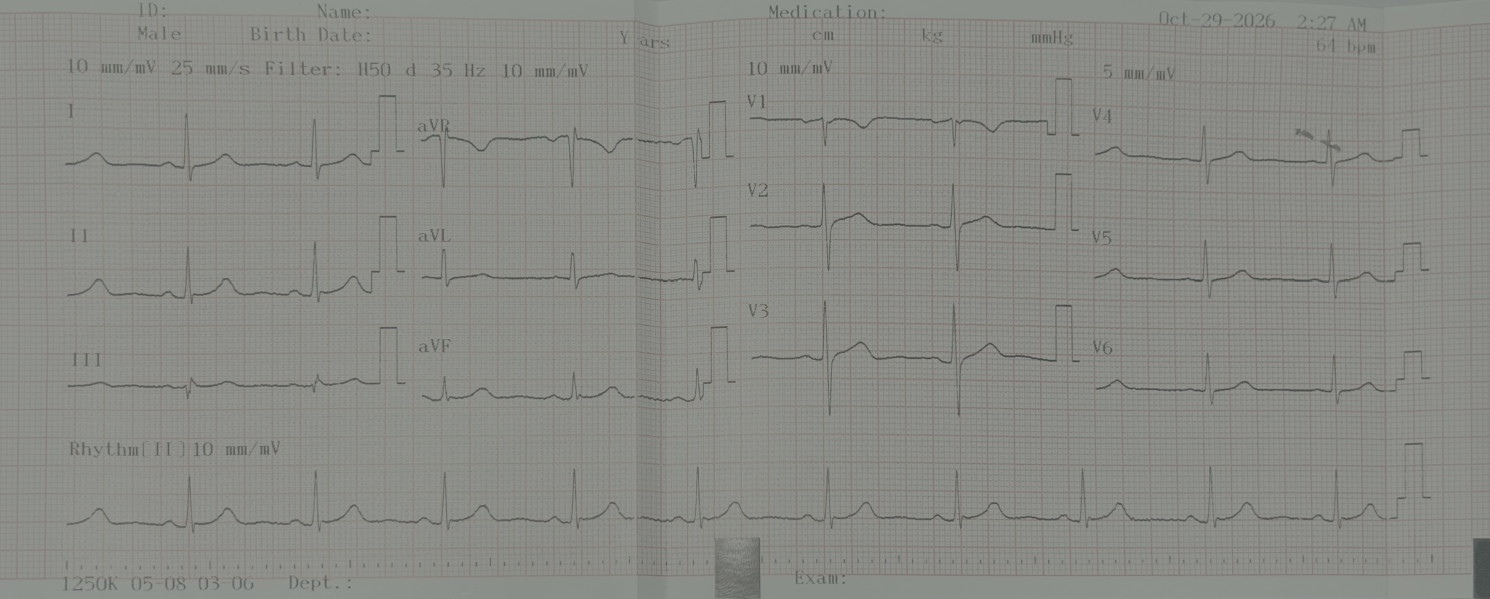
#> input picture benchmark/images/IMG_1394.jpg, 2979 x 1198 px (shown at 1/2 size)
$ python -i waveform_roi.py   (imports and definitions only)
#> lines starting #> are read from the running program, lines starting #| are printed output that depends on the picture; after the words box and inside, x2 and y2 are one past the last pixel; in counts of white or black regions, pixels touching at a corner belong together
#> further down, picture is the input picture: PIL image 2979x1198 RGB; mean R, G, B 137.7, 138.7, 133.7
"""v1.3.1: conservative extraction ROI refinement, separate from layout ROI.

Important: evidence-based suggestions are REVIEW only; overlap is explicit and
no signal measurements/diagnoses are authorized by the geometry engine.
"""
from __future__ import annotations
from typing import Any
import numpy as np
import cv2
from PIL import Image, ImageDraw

VERSION='ecg-core-lead-roi-v1.3.1'


def _dark_stroke_map(im: Image.Image) -> np.ndarray:
    """Local black/neutral trace evidence; suppress slowly varying gray paper.

    This is NOT a waveform segmentation mask. The map is ONLY used to check
    edge proximity and propose which ROI needs extra review.
    """
    rgb=np.asarray(im.convert('RGB'),dtype=np.uint8)
    gray=cv2.cvtColor(rgb,cv2.COLOR_RGB2GRAY)
    f=gray.astype(np.float32)
    bg=cv2.GaussianBlur(f,(0,0),4.5)
    residual=np.maximum(0,bg-f)
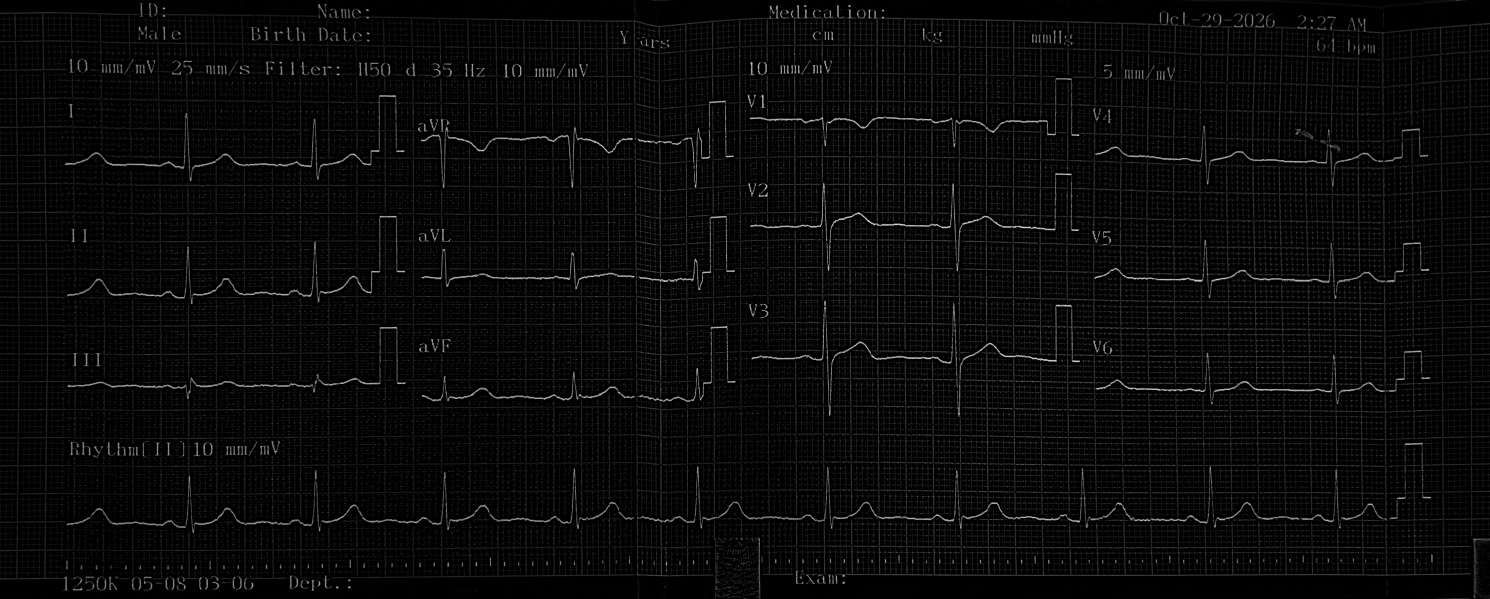
#> residual: shape (1198, 2979) float32 (shown at 1/2 size); min 0, max 60.59, mean 2.3; drawn with min black and max white
    # Median + MAD robust to overall dark photographs.
    med=float(np.median(residual));mad=float(np.median(np.abs(residual-med)))
#> after `med = float(np.median(residual))`: med = 0
#> after `mad = float(np.median(np.abs(residual - med)))`: mad = 0
    threshold=max(5.0,med+3*max(1.0,mad))
#> threshold = 5
    # Positive excess of red suppresses the pink grid; neutral dark ink kept.
    a=rgb.astype(np.float32)
    red=np.maximum(0,a[:,:,0]-0.5*(a[:,:,1]+a[:,:,2]))
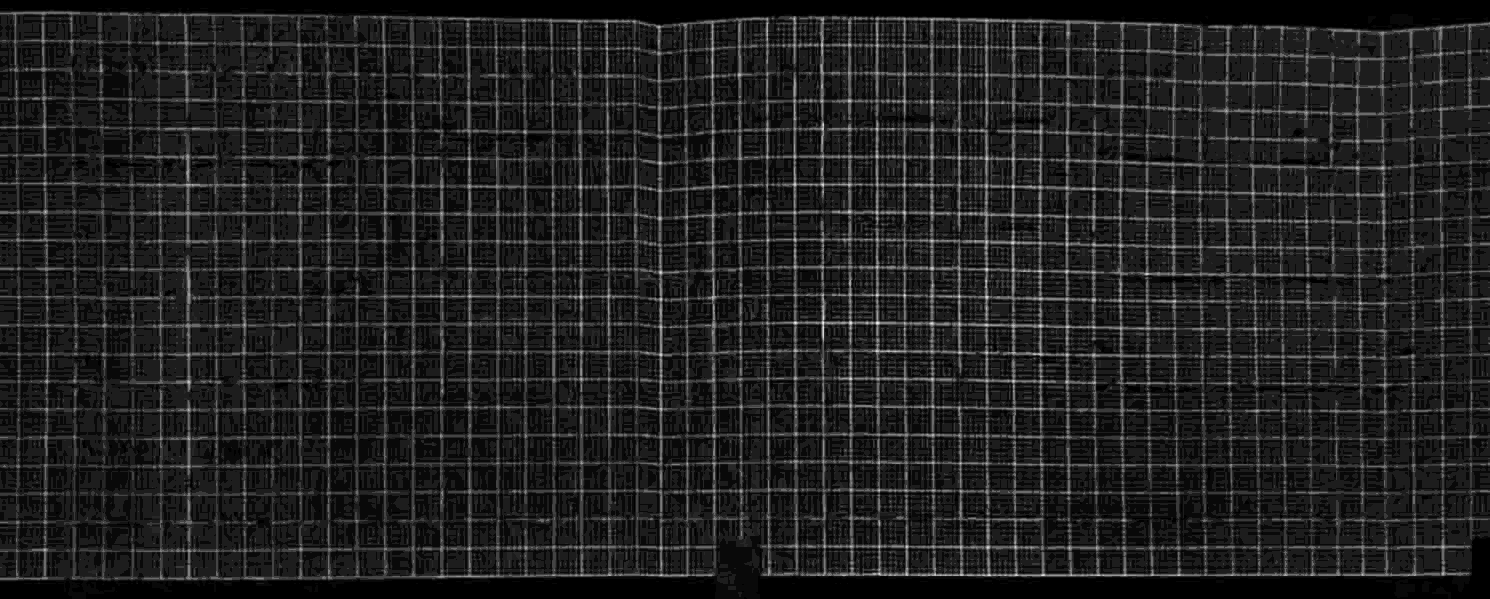
#> red: shape (1198, 2979) float32 (shown at 1/2 size); min 0, max 13, mean 1.67; drawn with min black and max white
    neutral=(red<10)|(f<75)
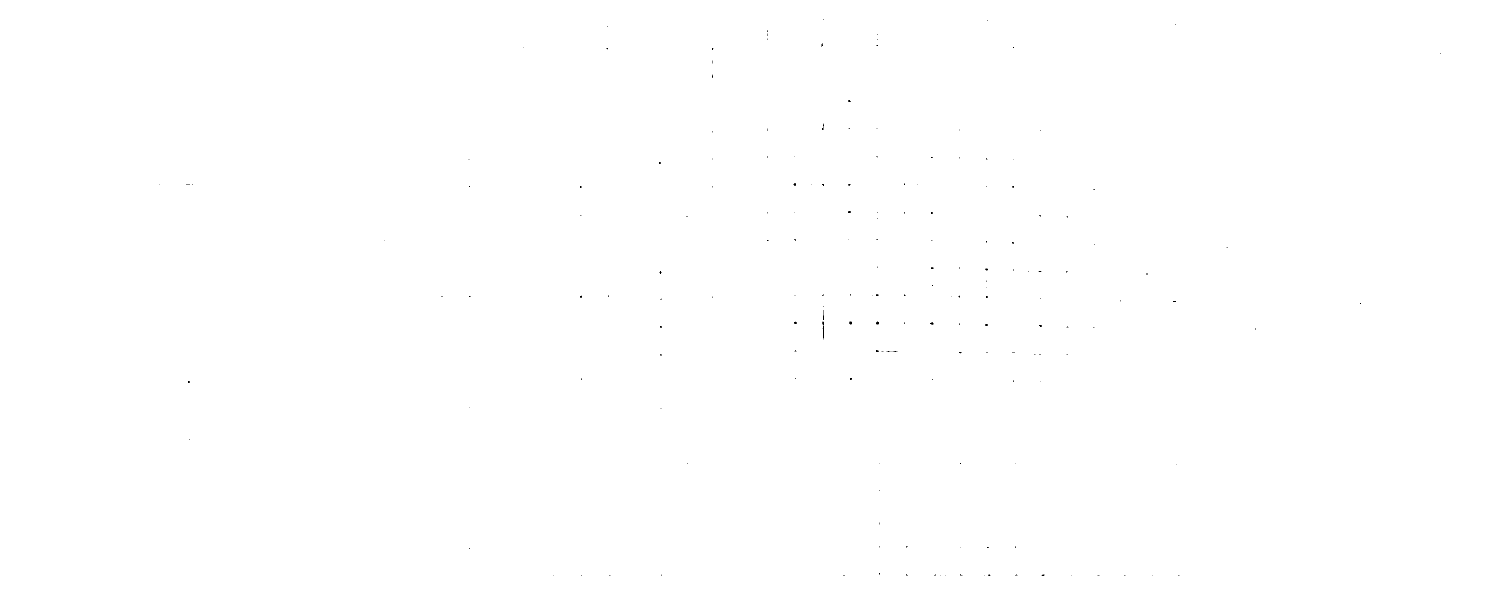
#> neutral: shape (1198, 2979) bool (shown at 1/2 size); 100% white; black in thin lines or dots, all inside (x1, y1, x2, y2) = (318, 38, 2882, 1152)
    m=((residual>=threshold)&neutral).astype(np.uint8)
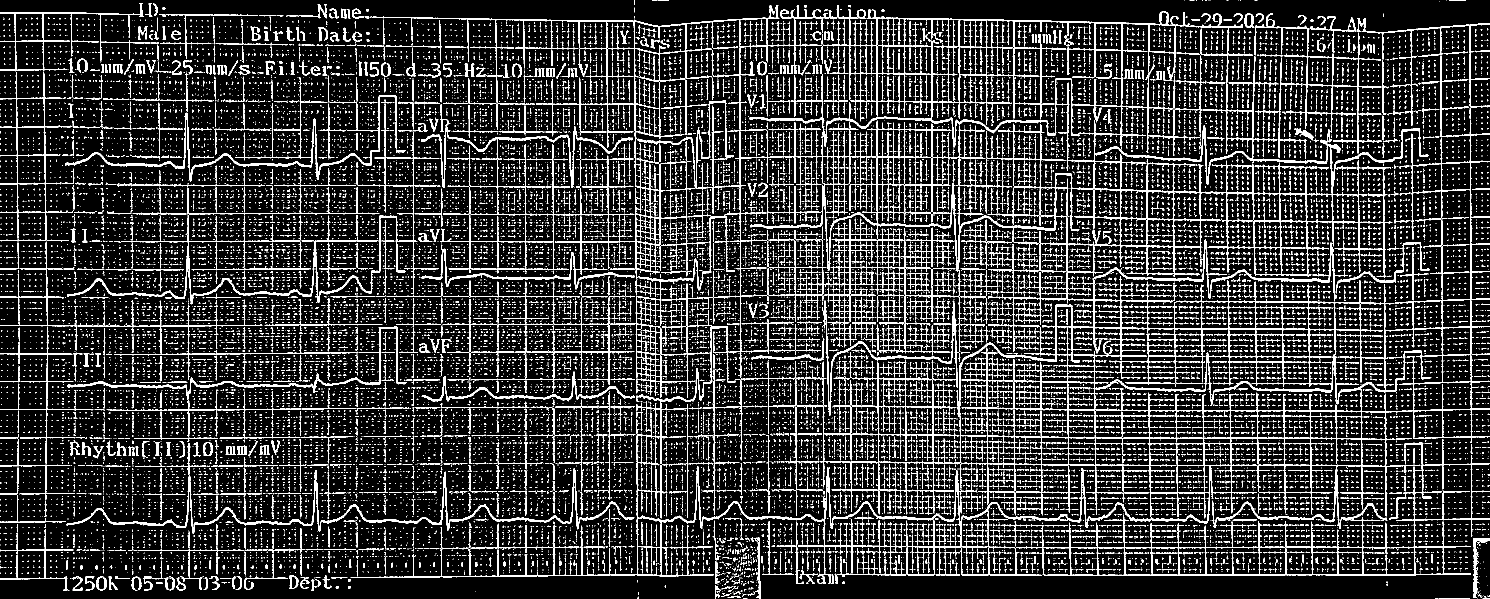
#> m: shape (1198, 2979) (shown at 1/2 size); values 0 (black) and 1 (white), 15.2% white in thin lines or dots
    return m


# [122 lines left out: functions _vertical_runs, refine_waveform_rois, render_dual_overlay, not called in this run]

>>> from PIL import Image
>>> picture = Image.open('../benchmark/images/IMG_1394.jpg')
>>> result = _dark_stroke_map(picture)
